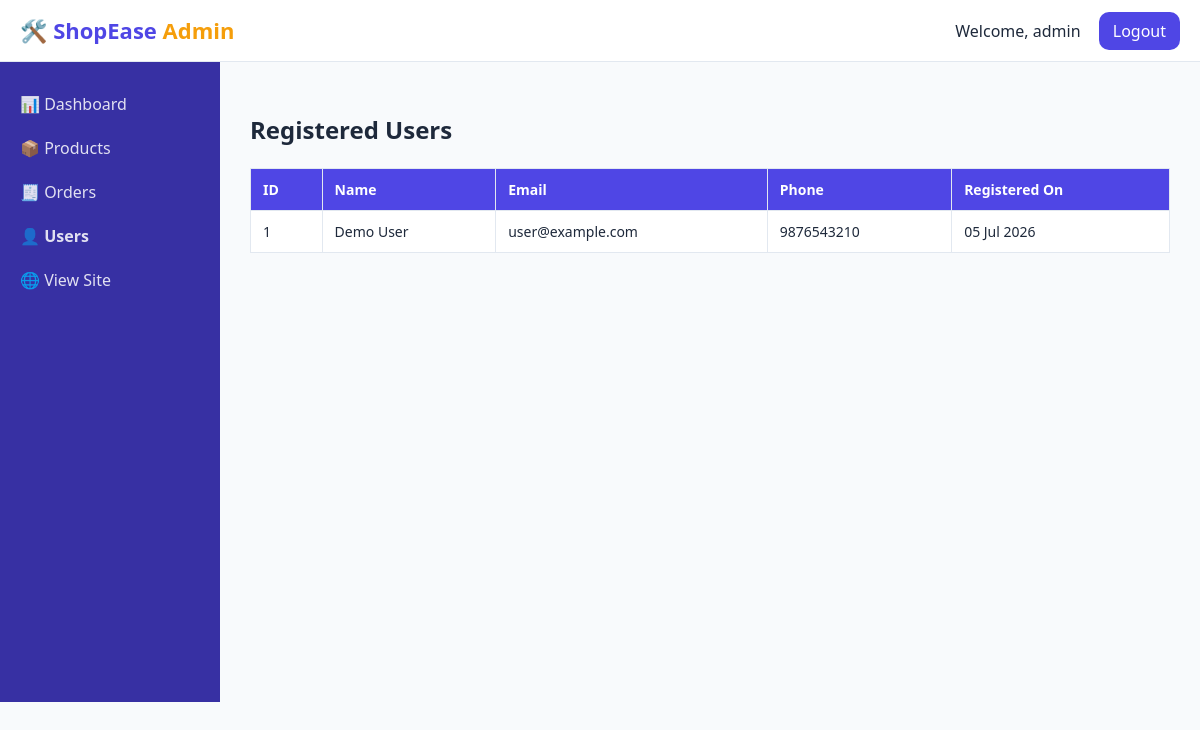
Page /admin/users.php (signed in) on the committed database.
### tables this page shows
CREATE TABLE IF NOT EXISTS users (
    id INT AUTO_INCREMENT PRIMARY KEY,
    name VARCHAR(100) NOT NULL,
    email VARCHAR(150) NOT NULL UNIQUE,
    password VARCHAR(255) NOT NULL,
    phone VARCHAR(20) DEFAULT NULL,
    address VARCHAR(255) DEFAULT NULL,
    created_at DATETIME DEFAULT CURRENT_TIMESTAMP
);

### admin/users.php (the view, shortened to what this page needs)
<?php
require_once __DIR__ . '/../config/db.php';
include __DIR__ . '/admin_header.php';
$users = mysqli_query($conn, "SELECT * FROM users ORDER BY created_at DESC");
?>
<h2>Registered Users</h2>
<table class="admin-table">
  <thead><tr><th>ID</th><th>Name</th><th>Email</th><th>Phone</th><th>Registered On</th></tr></thead>
  <tbody>
    <?php while ($u = mysqli_fetch_assoc($users)): ?>
      <tr>
        <td><?php echo $u['id']; ?></td>
        <td><?php echo htmlspecialchars($u['name']); ?></td>
        <td><?php echo htmlspecialchars($u['email']); ?></td>
        <td><?php echo htmlspecialchars($u['phone']); ?></td>
        <td><?php echo date('d M Y', strtotime($u['created_at'])); ?></td>
      </tr>
    <?php endwhile; ?>
  </tbody>
</table>
<?php include __DIR__ . '/admin_footer.php'; ?>

### assets/css/style.css (style rules this page uses)
:root { --primary: #4f46e5; --primary-dark: #3730a3; --accent: #f59e0b; --danger: #dc2626; --success: #16a34a; --bg: #f8fafc; --card-bg: #ffffff; --text: #1e293b; --muted: #64748b; --border: #e2e8f0; --radius: 10px; }
* { box-sizing: border-box; }
body { margin: 0; font-family: 'Segoe UI', Arial, sans-serif; background: var(--bg); color: var(--text); line-height: 1.5; }
.admin-table { width: 100%; border-collapse: collapse; background: #fff; }
.admin-table th, .admin-table td { padding: 10px 12px; border: 1px solid var(--border); font-size: 14px; }
.admin-table th { background: var(--primary); color: #fff; text-align: left; }

### rows in the picture
users: id "1", name "Demo User", email "user@example.com", phone "9876543210", created_at "05 Jul 2026"

### other values in the picture
$_SESSION['admin_username'] "admin"
